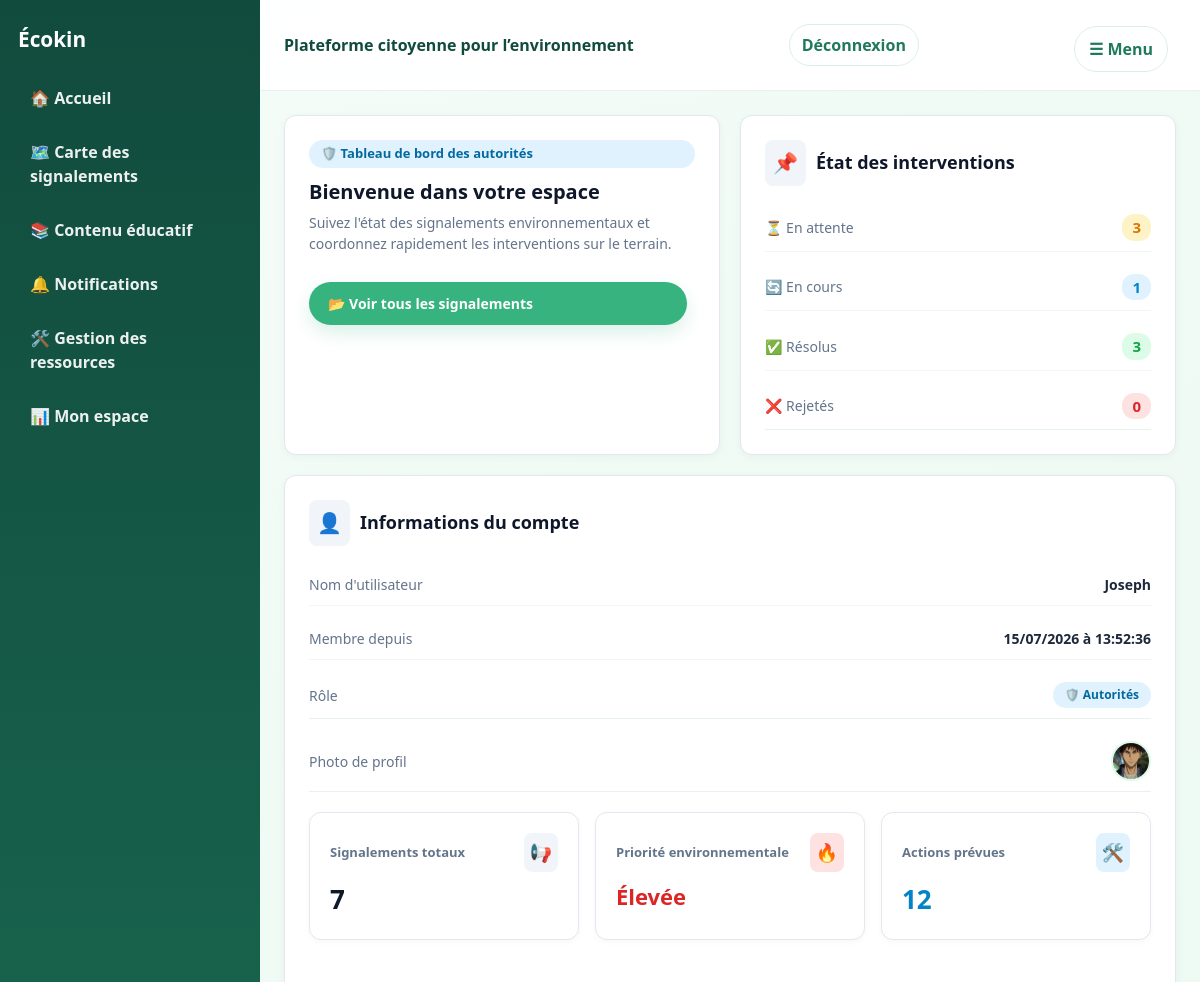
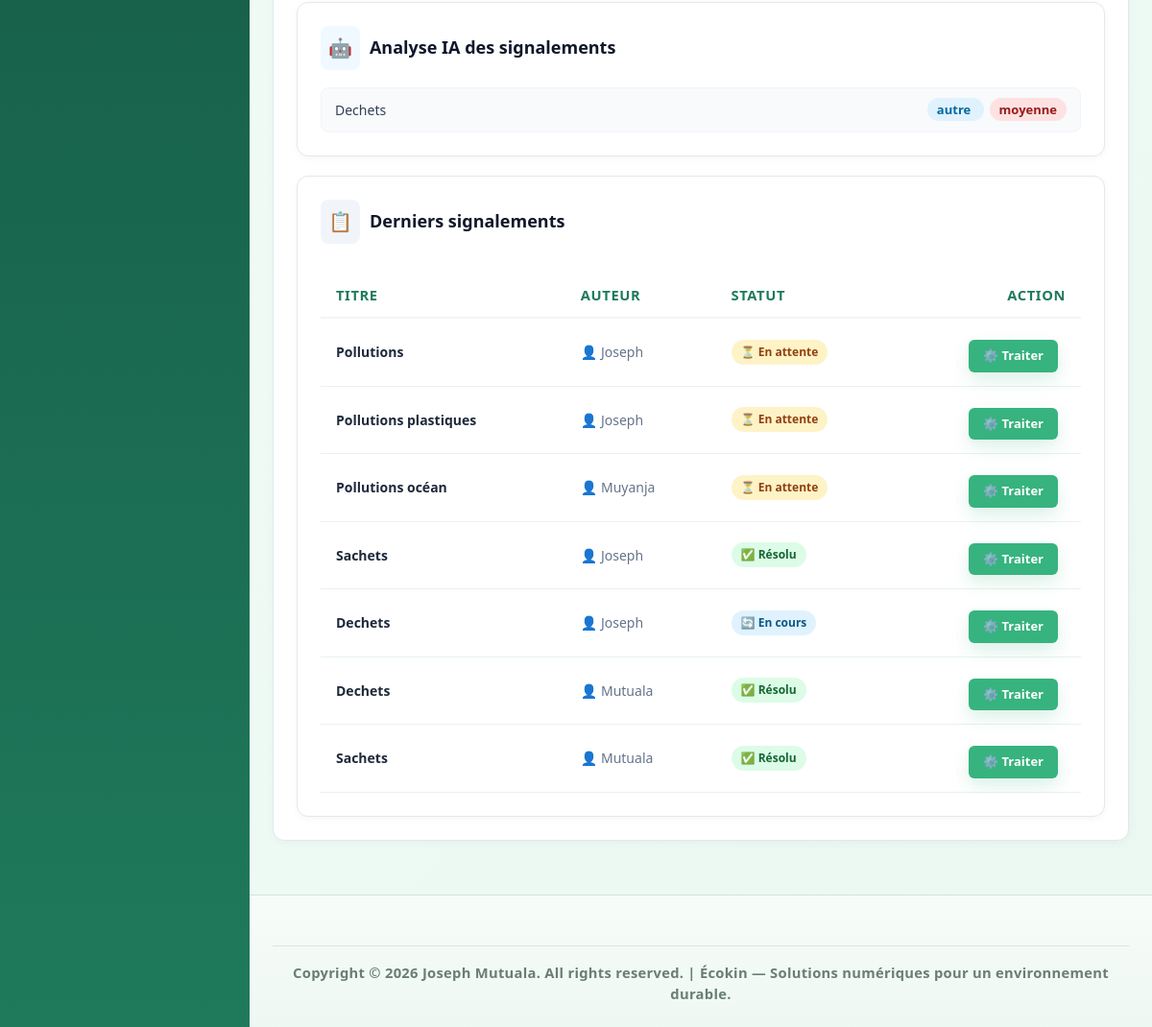
The page /mon-espace/ (signed in) on the database as committed earlier (2 pictures, top to bottom).
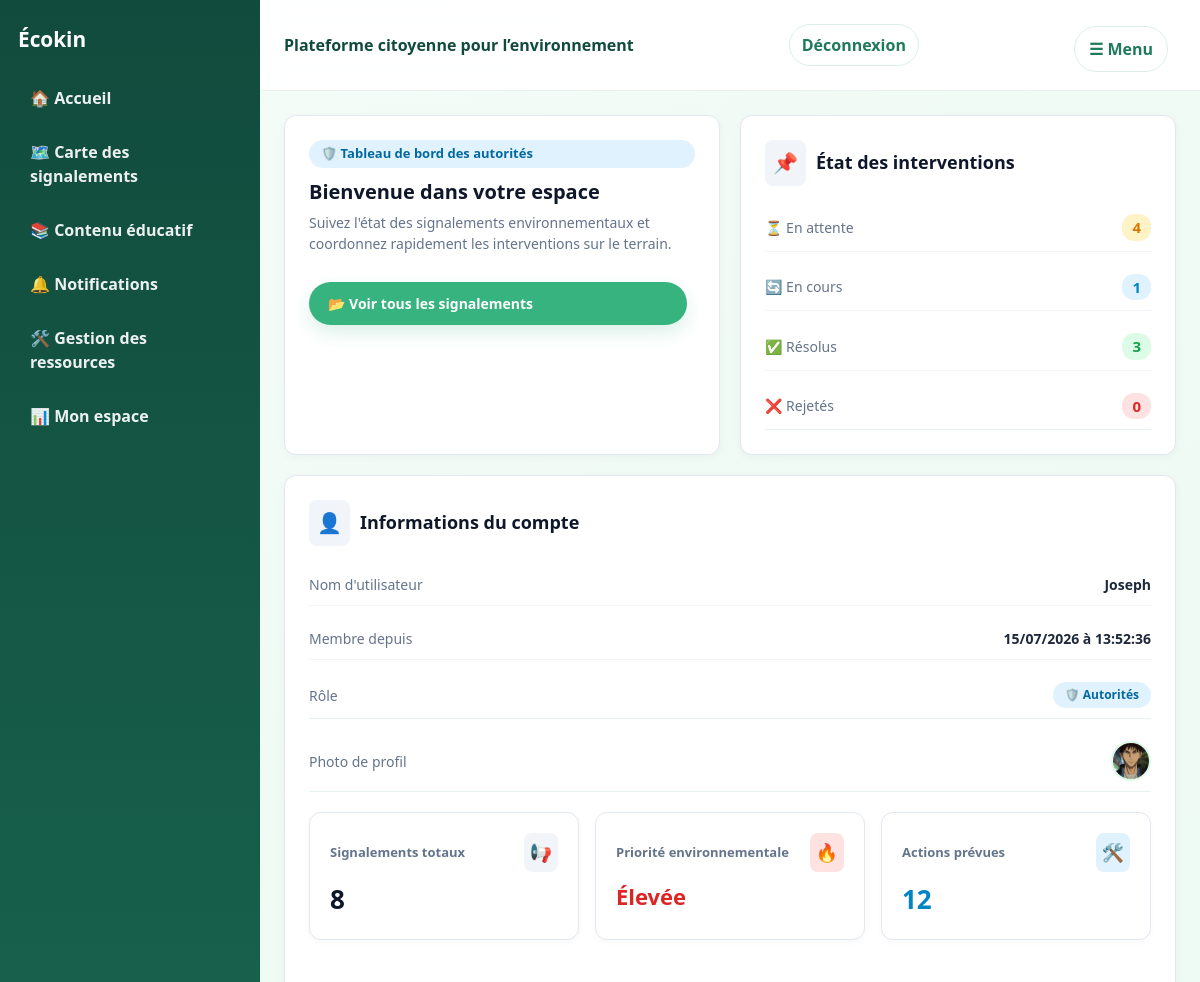
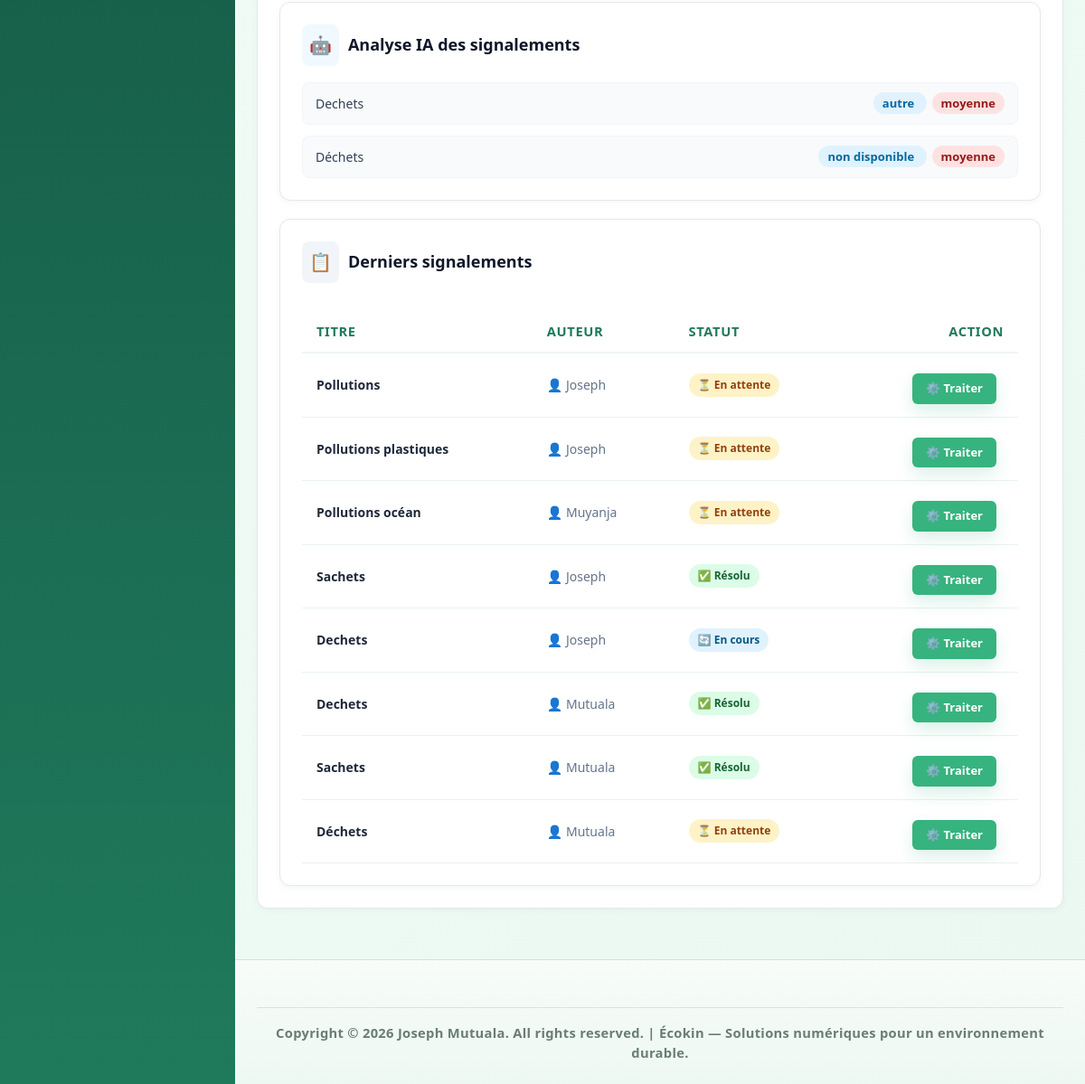
The same page on the database as committed later (2 pictures, top to bottom).
### signalements/models.py (models this page shows, shortened)
class Signalements(models.Model):
    STATUT_CHOICES = [
        ('en_attente', 'En attente'),
        ('en_cours', 'En cours'),
        ('resolu', 'Résolu'),
        ('rejete', 'Rejeté'),
    ]
    titre = models.CharField(max_length=200, help_text="Entrez le titre du signalement")
    description = models.TextField()
    photo = models.ImageField(upload_to = 'signalements/', blank=True, null=True)
    latitude = models.DecimalField(max_digits= 9, decimal_places= 6)
    longitude = models.DecimalField(max_digits= 9, decimal_places= 6)
    statut = models.CharField(max_length=20, choices=STATUT_CHOICES, default='en_attente')
    date_creation = models.DateTimeField(auto_now_add= True)
    analyse_ia = models.TextField(blank=True, null=True)
    utilisateur = models.ForeignKey(settings.AUTH_USER_MODEL, on_delete=models.CASCADE, related_name = 'signalements')

### accounts/models.py (models this page shows, shortened)
class Utilisateur(AbstractUser):
    ROLE_CHOICES = [
        ('citoyens', 'Citoyens'),
        ('autorités', 'Autorités'),
        ('ong', 'Ong'),
        ('admin', 'Administrateur'),
    ]
    telephone = models.CharField(max_length= 50, blank=True, help_text="Entrez votre numero ici")
    adresse = models.CharField(max_length= 255, blank=True, help_text="Entrez votre adresse ici")
    photo = models.ImageField(upload_to='profils/', blank=True, null=True)
    role = models.CharField(max_length=20, choices=ROLE_CHOICES, default='citoyens')

### dashboard/views.py (the view, shortened to what this page needs)
# urls.py: path('mon-espace/', views.basculer_vers_espace, name='aller_a_mon_espace'),
@login_required
def basculer_vers_espace(request):
    if request.user.role == "citoyens":
        mes_signalements = Signalements.objects.filter(utilisateur=request.user)
        notifications = Notifications.objects.filter(utilisateur=request.user).order_by('date_creation')
        notifications_non_lues = notifications.filter(lu=False).count()
        contexte = {
            'total_signalements': mes_signalements.count(),
            'en_attente': mes_signalements.filter(statut='en_attente').count(),
            'en_cours': mes_signalements.filter(statut='en_cours').count(),
            'resolus': mes_signalements.filter(statut='resolu').count(),
            'rejetes': mes_signalements.filter(statut='rejete').count(),
            'notifications': notifications,
            'notifications_non_lues': notifications_non_lues,
        }
        return render(request, "dashboard/dashboard_Citoyens.html", contexte)
    elif request.user.role == "autorités":
        mes_signalements = Signalements.objects.all().order_by("date_creation")
        analyses = []
        for signalement in mes_signalements:
            if signalement.photo:
                try:
                    result = analyser_image(signalement.photo)
                    analyses.append({
                        'titre': signalement.titre,
                        'categorie': result['categorie'],
                        'priorite': result['priorite'],
                    })
                except Exception:
                    analyses.append({
                        'titre': signalement.titre,
                        'categorie': 'non disponible',
                        'priorite': 'moyenne',
                    })
        contexte = {
            'signalements': mes_signalements,
            'total_signalements': mes_signalements.count(),
            'en_attente': mes_signalements.filter(statut='en_attente').count(),
            'en_cours': mes_signalements.filter(statut='en_cours').count(),
            'resolus': mes_signalements.filter(statut='resolu').count(),
            'rejetes': mes_signalements.filter(statut='rejete').count(),
            'analyses_ia': analyses,
        }
        return render(request, "dashboard/dashboard_autorite.html", contexte)

### signalements/ai_utils.py (called while the page is built)
def analyser_image(uploaded_file):
    img = Image.open(uploaded_file).convert('RGB')
    img = img.resize((100, 100))
    pixels = list(img.getdata())
    r = sum(p[0] for p in pixels) // len(pixels)
    g = sum(p[1] for p in pixels) // len(pixels)
    b = sum(p[2] for p in pixels) // len(pixels)
    if b > g + 40 and b > 140:
        categorie = 'eau'
        priorite = 'haute'
    elif r > 150 and g > 140 and b < 120:
        categorie = 'dechets'
        priorite = 'moyenne'
    elif r < 100 and g < 100 and b < 100:
        categorie = 'pollution'
        priorite = 'haute'
    else:
        categorie = 'autre'
        priorite = 'moyenne'
    return {
        'categorie': categorie,
        'priorite': priorite,
        'couleur': (r, g, b),
    }

### templates/dashboard/dashboard_autorite.html (shortened to what the changed rows need)
{% extends 'base.html' %}
{% block content %}
<div class="grid-2" style="display: grid; grid-template-columns: repeat(auto-fit, minmax(300px, 1fr)); gap: 20px; margin-bottom: 20px;">
    <div class="card" style="padding: 24px; background: #ffffff; border-radius: 12px; border: 1px solid #e2e8f0; box-shadow: 0 2px 8px rgba(0,0,0,0.04);">
        <div class="metric-list" style="display: flex; flex-direction: column; gap: 12px;">
            <div class="metric-row" style="display: flex; justify-content: space-between; align-items: center; padding-bottom: 10px; border-bottom: 1px solid #f1f5f9;">
                <span style="color: #64748b; font-size: 14px; display: flex; align-items: center; gap: 8px;">⏳ En attente</span>
                <strong style="color: #d97706; font-size: 15px; font-weight: 700; background: #fef3c7; padding: 2px 10px; border-radius: 12px;">{{ en_attente }}</strong>
            </div>
        </div>
    </div>
</div>
<div class="card" style="margin-top: 20px; padding: 24px; background: #ffffff; border-radius: 12px; border: 1px solid #e2e8f0; box-shadow: 0 2px 8px rgba(0,0,0,0.04);">
<div class="dashboard-grid" style="display: grid; grid-template-columns: repeat(auto-fit, minmax(200px, 1fr)); gap: 16px; margin-top: 20px;">
    <div class="card" style="padding: 20px; background: #ffffff; border-radius: 12px; border: 1px solid #e2e8f0; box-shadow: 0 2px 6px rgba(0,0,0,0.03);">
        <div style="display: flex; justify-content: space-between; align-items: center;">
            <h3 style="margin: 0; font-size: 13px; font-weight: 600; color: #64748b;">Signalements totaux</h3>
            <span style="font-size: 18px; background: #f1f5f9; padding: 6px; border-radius: 8px;">📢</span>
        </div>
        <div class="stat-value" style="font-size: 26px; font-weight: 800; color: #0f172a; margin-top: 8px;">
            {{ total_signalements }}
        </div>
    </div>
</div>
<div class="card" style="margin-top: 20px; padding: 24px; background: #ffffff; border-radius: 12px; border: 1px solid #e2e8f0; box-shadow: 0 2px 8px rgba(0,0,0,0.04);">
    {% if analyses_ia %}
        <div class="metric-list" style="display: flex; flex-direction: column; gap: 12px;">
            {% for analyse in analyses_ia %}
                <div class="metric-row" style="display: flex; justify-content: space-between; align-items: center; padding: 12px 14px; background: #f8fafc; border-radius: 8px; border: 1px solid #f1f5f9;">
                    <span style="color: #334155; font-size: 14px; font-weight: 500;">{{ analyse.titre }}</span>
                    <strong style="font-size: 13px;">
                        <span style="background: #e0f2fe; color: #0369a1; padding: 3px 10px; border-radius: 12px; margin-right: 6px;">
                            {{ analyse.categorie }}
                        </span>
                        <span style="background: #fee2e2; color: #991b1b; padding: 3px 10px; border-radius: 12px;">
                            {{ analyse.priorite }}
                        </span>
                    </strong>
                </div>
            {% endfor %}
        </div>
    {% else %}
        <div style="text-align: center; padding: 24px; color: #94a3b8;">
            <span style="font-size: 28px; display: block; margin-bottom: 6px;">🧠</span>
            <p style="margin: 0; font-size: 14px;">Aucune analyse IA disponible pour le moment.</p>
        </div>
    {% endif %}
</div>
<div class="card table-card" style="margin-top: 20px; padding: 24px; background: #ffffff; border-radius: 12px; border: 1px solid #e2e8f0; box-shadow: 0 2px 8px rgba(0,0,0,0.04);">
    <div style="overflow-x: auto;">
        <table style="width: 100%; border-collapse: collapse; text-align: left; font-size: 14px;">
            <thead>
                <tr style="border-bottom: 2px solid #f1f5f9; color: #64748b; font-size: 13px; text-transform: uppercase; letter-spacing: 0.5px;">
                    <th style="padding: 12px 16px; font-weight: 600;">Titre</th>
                    <th style="padding: 12px 16px; font-weight: 600;">Auteur</th>
                    <th style="padding: 12px 16px; font-weight: 600;">Statut</th>
                    <th style="padding: 12px 16px; font-weight: 600; text-align: right;">Action</th>
                </tr>
            </thead>
            <tbody>
                {% for signalement in signalements %}
                    <tr style="border-bottom: 1px solid #f8fafc; transition: background 0.2s ease;">
                        <td style="padding: 14px 16px; font-weight: 600; color: #1e293b;">
                            {{ signalement.titre }}
                        </td>
                        <td style="padding: 14px 16px; color: #64748b;">
                            <span style="display: flex; align-items: center; gap: 6px;">
                                👤 {{ signalement.utilisateur.username }}
                            </span>
                        </td>
                        <td style="padding: 14px 16px;">
                            {% if signalement.statut == 'en_attente' or signalement.statut == 'EN_ATTENTE' %}
                                <span style="background: #fef3c7; color: #92400e; padding: 4px 10px; border-radius: 20px; font-size: 12px; font-weight: 600; display: inline-flex; align-items: center; gap: 4px;">
                                    ⏳ {{ signalement.get_statut_display }}
                                </span>
                            {% elif signalement.statut == 'en_cours' or signalement.statut == 'EN_COURS' %}
                                <span style="background: #e0f2fe; color: #075985; padding: 4px 10px; border-radius: 20px; font-size: 12px; font-weight: 600; display: inline-flex; align-items: center; gap: 4px;">
                                    🔄 {{ signalement.get_statut_display }}
                                </span>
                            {% elif signalement.statut == 'resolu' or signalement.statut == 'RESOLU' %}
                                <span style="background: #dcfce7; color: #166534; padding: 4px 10px; border-radius: 20px; font-size: 12px; font-weight: 600; display: inline-flex; align-items: center; gap: 4px;">
                                    ✅ {{ signalement.get_statut_display }}
                                </span>
                            {% elif signalement.statut == 'rejete' or signalement.statut == 'REJETE' %}
                                <span style="background: #fee2e2; color: #991b1b; padding: 4px 10px; border-radius: 20px; font-size: 12px; font-weight: 600; display: inline-flex; align-items: center; gap: 4px;">
                                    ❌ {{ signalement.get_statut_display }}
                                </span>
                            {% else %}
                                <span style="background: #f1f5f9; color: #475569; padding: 4px 10px; border-radius: 20px; font-size: 12px; font-weight: 600;">
                                    {{ signalement.get_statut_display }}
                                </span>
                            {% endif %}
                        </td>
                        <td style="padding: 14px 16px; text-align: right;">
                            <a href="{% url 'traiter' signalement.pk %}" class="btn" style="padding: 6px 14px; font-size: 13px; font-weight: 600; text-decoration: none; border-radius: 6px; display: inline-flex; align-items: center; gap: 4px;">
                                ⚙️ Traiter
                            </a>
                        </td>
                    </tr>
                {% endfor %}
            </tbody>
        </table>
    </div>
</div>
{% endblock %}

Rows that differ between the two databases and show on the page:
added Signalements: titre "Déchets", titre "Déchets", utilisateur.username "Mutuala", statut "En attente"
Other text that changed with them:
{{ en_attente }}: "3" → "4"
{{ total_signalements }}: "7" → "8"
new list line: "non disponible moyenne"
